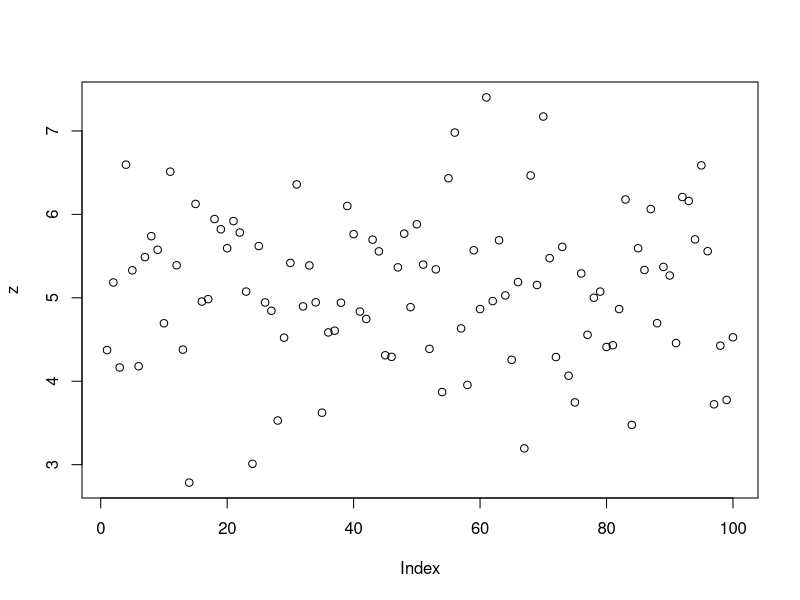

The R script that drew this image:
## ---- chunk 1
# set the mean and standard deviation for a normal distribution, 
# choose your own parameter values
mu <- 5
sigma <- 1

# generate observations following a normal distribution with those parameter values
set.seed(1)
z <- rnorm(n=100, mean=mu, sd=sigma)

# plotting the data, but it would be better to use a histogram.
#
# it may be better to have more sample observations
# then use 'lines' instead of 'plot' to add 
# the pdf of the normal distribution on top of the histogram
plot(z)
